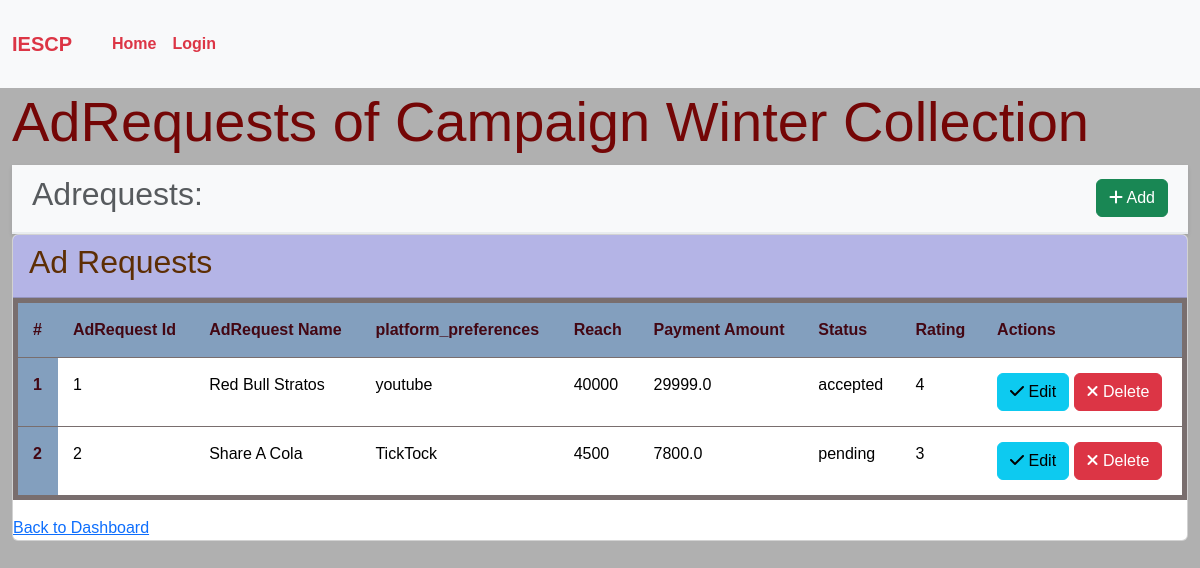
The page /campaign/1/2 on the database its author committed.
### models.py (models this page shows)
class Campaign(db.Model):
    __tablename__ = 'campaign'
    id = db.Column(db.Integer, primary_key=True, autoincrement=True)
    name = db.Column(db.String(150), nullable=False)
    description = db.Column(db.Text, nullable=True)
    category = db.Column(db.String(100), nullable=False)
    budget = db.Column(db.Float, nullable=False)
    status = db.Column(db.String(50), nullable=False, default="active")  # 'active', 'paused', 'completed'
    visibility = db.Column(db.String(50), nullable=False, default="public")  # 'public', 'private'
    start_date = db.Column(db.DateTime, nullable=False)
    end_date = db.Column(db.DateTime, nullable=False)
    goal = db.Column(db.String(200), nullable=True)
    influencer_id = db.Column(db.Integer, db.ForeignKey('user.id'), nullable=True)
    sponsor_id = db.Column(db.Integer, db.ForeignKey('user.id'), nullable=False)
    ad_requests = db.relationship('AdRequest', backref='campaign', lazy=True, cascade="all, delete-orphan")
    influencer_campaign_requests = db.relationship('InfluencerCampaignRequest', backref='campaign', lazy=True)

class AdRequest(db.Model):
    __tablename__ = 'ad_request'
    id = db.Column(db.Integer, primary_key=True, autoincrement=True)
    ad_name = db.Column(db.String(150), nullable=False)
    platform_preferences = db.Column(db.Text, nullable=True)
    reach = db.Column(db.Integer, nullable=True)
    payment_amount = db.Column(db.Float, nullable=False)
    ad_status = db.Column(db.String(50), nullable=False, default="pending")  # 'pending', 'accepted', 'rejected'
    rating = db.Column(db.Integer, nullable=True)
    campaign_id = db.Column(db.Integer, db.ForeignKey('campaign.id'), nullable=False)
    influencer_id = db.Column(db.Integer, db.ForeignKey('user.id'), nullable=True)
    sponsor_id = db.Column(db.Integer, db.ForeignKey('user.id'), nullable=False)
    influencer_campaign_requests = db.relationship('InfluencerCampaignRequest', backref='ad_request', lazy=True)

### routes.py (the view)
@app.route('/campaign/<int:id>/<int:sponsor_id>', methods=['GET'])
def adrequest_show_camp(id,sponsor_id):
    campaign = Campaign.query.get(id)
    if not campaign:
        flash('Campaign not found')
        return redirect(url_for('sponsor_dashboard',sponsor_id=sponsor_id))
    ad_requests = campaign.ad_requests
    return render_template('campaign/adrequest_show.html', campaign=campaign, ad_requests=ad_requests,sponsor_id=sponsor_id)

### templates/campaign/adrequest_show.html (shortened to what this page needs)
{% extends 'layout.html' %}
{% block content %}
   <h1 class="display-4">AdRequests of Campaign {{ campaign.name }}</h1>
   <div class="heading">
      <h2 class="text-muted">
         Adrequests:
      </h2>
      <a href="{{ url_for('add_adrequest', campaign_id=campaign.id,sponsor_id=sponsor_id) }}" class="btn btn-success">
         <i class="fa fa-plus" aria-hidden="true"></i>
         Add
      </a>
   </div>
   <div class="card mb-4">
      <div class="card-header">
         <h2>Ad Requests</h2>
      </div>
      <table class="table">
         <thead>
            <tr>
               <th scope="col">#</th>
               <th scope="col">AdRequest Id</th>
               <th scope="col">AdRequest Name</th>
               <th scope="col">platform_preferences</th>
               <th scope="col">Reach</th>
               <th scope="col">Payment Amount</th>
               <th scope="col">Status</th>
               <th scope="col">Rating</th>
               <th scope="col">Actions</th>
            </tr>
         </thead>
         <tbody>
            {% for adrequest in campaign.ad_requests %}
            <tr>
               <th scope="row">{{ loop.index }}</th>
               <td>{{ adrequest.id }}</td>
               <td>{{ adrequest.ad_name }}</td>
               <td>{{ adrequest.platform_preferences }}</td>
               <td>{{ adrequest.reach}}</td>
               <td>{{ adrequest.payment_amount }}</td>
               <td>{{ adrequest.ad_status }}</td>
               <td>{{ adrequest.rating }}</td>
               <td>
                  <a href="{{ url_for('edit_adrequest', id=adrequest.id) }}" class="btn btn-info">
                     <i class="fa fa-check"></i>
                     Edit
                  </a>
                  <a href="{{ url_for('delete_adrequest', id=adrequest.id) }}" class="btn btn-danger">
                     <i class="fa fa-times"></i>
                     Delete
                  </a>
               </td>
            </tr>
            {% endfor %}
         </tbody>
      </table>
      <a href="{{ url_for('sponsor_dashboard',sponsor_id=campaign.sponsor_id,) }}">Back to Dashboard</a>
   </div>
{% endblock %}

### static/dashboard.css (style rules this page uses)
body { font-family: Arial, sans-serif; background-color: #b6e7c1; }
h1 { color: #740606; font-size: 36px; margin-bottom: 10px; }
.card-header { background-color: #b4b4e6; color: rgb(93, 46, 4); font-weight: bold; }
.table { width: 100%; border-collapse: collapse; margin-bottom: 1rem; background-color: #d6bcbc; border: 5px solid #796e6e; table-layout: auto; }
.table th, .table td { padding: 15px; }
.table th { background-color: #839fbe; color: rgb(67, 7, 19); }
.table td { word-wrap: break-word; }

### templates/layout.html (style rules this page uses)
body { background-color: #b0b0b0; margin: 0; }

### templates/campaign/adrequest_show.html (style rules this page uses)
.heading { display: flex; flex-direction: row; justify-content: space-between; align-items: center; background-color: #f8f9fa; padding: 10px 20px; border-bottom: 2px solid #e9ecef; font-family: 'Arial', sans-serif; font-size: 1.5em; color: #343a40; box-shadow: 0 2px 4px rgba(0, 0, 0, 0.1); }

### rows shown on the page
Campaign: name "Winter Collection"
AdRequest: id "1", ad_name "Red Bull Stratos", platform_preferences "youtube", reach "40000", payment_amount "29999.0", ad_status "accepted", rating "4"
AdRequest: id "2", ad_name "Share A Cola", platform_preferences "TickTock", reach "4500", payment_amount "7800.0", ad_status "pending", rating "3"
